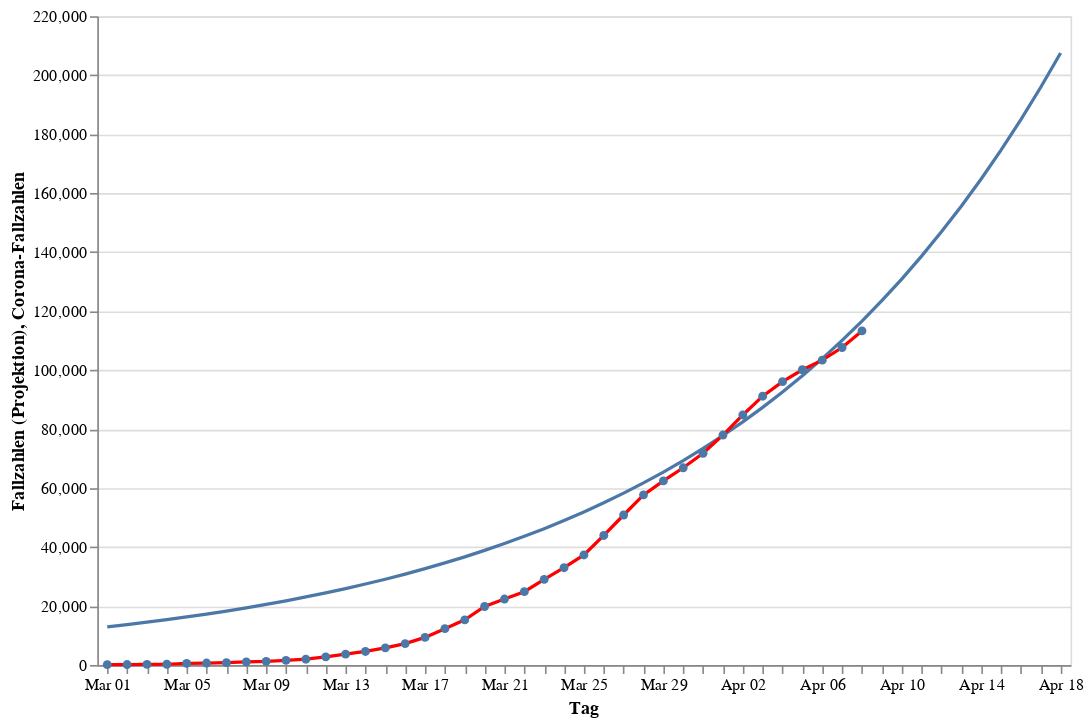

Notebook source saved alongside this figure:
### Code cell
infections_chart = alt.Chart(data).mark_line(point=True, color="red").encode(
    alt.X("monthdate(day):O", title="Tag"),
    alt.Y("cases:Q", title="Corona-Fallzahlen"))
projection_chart = alt.Chart(projection_data).mark_line(point=False).encode(
    alt.X("monthdate(day):O", title="Tag"),
    alt.Y("curve:Q", title="Fallzahlen (Projektion)"))
(projection_chart + infections_chart).properties(width=600, height=400)

### Figure 1 — Vega-Lite specification as saved in the notebook (floating-point values rounded to 4 significant figures)
{"config": {"view": {"continuousWidth": 400, "continuousHeight": 300}}, "layer": [{"data": {"name": "data-4051612a7eb75a5108eac84c91a015b7"}, "mark": {"type": "line", "point": false}, "encoding": {"x": {"type": "ordinal", "field": "day", "timeUnit": "monthdate", "title": "Tag"}, "y": {"type": "quantitative", "field": "curve", "title": "Fallzahlen (Projektion)"}}}, {"data": {"name": "data-0915cfb5418464888c927b0819510619"}, "mark": {"type": "line", "color": "red", "point": true}, "encoding": {"x": {"type": "ordinal", "field": "day", "timeUnit": "monthdate", "title": "Tag"}, "y": {"type": "quantitative", "field": "cases", "title": "Corona-Fallzahlen"}}}], "height": 400, "width": 600, "$schema": "https://vega.github.io/schema/vega-lite/v4.0.2.json", "datasets": {"data-4051612a7eb75a5108eac84c91a015b7": [{"day": "2020-03-01T00:00:00", "curve": 12930.0}, {"day": "2020-03-02T00:00:00", "curve": 13700.0}, {"day": "2020-03-03T00:00:00", "curve": 14520.0}, {"day": "2020-03-04T00:00:00", "curve": 15390.0}, {"day": "2020-03-05T00:00:00", "curve": 16300.0}, {"day": "2020-03-06T00:00:00", "curve": 17280.0}, {"day": "2020-03-07T00:00:00", "curve": 18310.0}, {"day": "2020-03-08T00:00:00", "curve": 19400.0}, {"day": "2020-03-09T00:00:00", "curve": 20560.0}, {"day": "2020-03-10T00:00:00", "curve": 21780.0}, {"day": "2020-03-11T00:00:00", "curve": 23080.0}, {"day": "2020-03-12T00:00:00", "curve": 24460.0}, {"day": "2020-03-13T00:00:00", "curve": 25920.0}, {"day": "2020-03-14T00:00:00", "curve": 27460.0}, {"day": "2020-03-15T00:00:00", "curve": 29100.0}, {"day": "2020-03-16T00:00:00", "curve": 30830.0}, {"day": "2020-03-17T00:00:00", "curve": 32670.0}, {"day": "2020-03-18T00:00:00", "curve": 34620.0}, {"day": "2020-03-19T00:00:00", "curve": 36680.0}, {"day": "2020-03-20T00:00:00", "curve": 38870.0}, {"day": "2020-03-21T00:00:00", "curve": 41190.0}, {"day": "2020-03-22T00:00:00", "curve": 43640.0}, {"day": "2020-03-23T00:00:00", "curve": 46240.0}, {"day": "2020-03-24T00:00:00", "curve": 49000.0}, {"day": "2020-03-25T00:00:00", "curve": 51910.0}, {"day": "2020-03-26T00:00:00", "curve": 55010.0}, {"day": "2020-03-27T00:00:00", "curve": 58280.0}, {"day": "2020-03-28T00:00:00", "curve": 61750.0}, {"day": "2020-03-29T00:00:00", "curve": 65430.0}, {"day": "2020-03-30T00:00:00", "curve": 69330.0}, {"day": "2020-03-31T00:00:00", "curve": 73450.0}, {"day": "2020-04-01T00:00:00", "curve": 77820.0}, {"day": "2020-04-02T00:00:00", "curve": 82460.0}, {"day": "2020-04-03T00:00:00", "curve": 87360.0}, {"day": "2020-04-04T00:00:00", "curve": 92560.0}, {"day": "2020-04-05T00:00:00", "curve": 98060.0}, {"day": "2020-04-06T00:00:00", "curve": 103900.0}, {"day": "2020-04-07T00:00:00", "curve": 110100.0}, {"day": "2020-04-08T00:00:00", "curve": 116600.0}, {"day": "2020-04-09T00:00:00", "curve": 123500.0}, {"day": "2020-04-10T00:00:00", "curve": 130900.0}, {"day": "2020-04-11T00:00:00", "curve": 138600.0}, {"day": "2020-04-12T00:00:00", "curve": 146900.0}, {"day": "2020-04-13T00:00:00", "curve": 155600.0}, {"day": "2020-04-14T00:00:00", "curve": 164800.0}, {"day": "2020-04-15T00:00:00", "curve": 174600.0}, {"day": "2020-04-16T00:00:00", "curve": 184900.0}, {"day": "2020-04-17T00:00:00", "curve": 195900.0}, {"day": "2020-04-18T00:00:00", "curve": 207500.0}], "data-0915cfb5418464888c927b0819510619": [{"day": "2020-03-01T00:00:00", "cases": 130}, {"day": "2020-03-02T00:00:00", "cases": 165}, {"day": "2020-03-03T00:00:00", "cases": 203}, {"day": "2020-03-04T00:00:00", "cases": 262}, {"day": "2020-03-05T00:00:00", "cases": 545}, {"day": "2020-03-06T00:00:00", "cases": 670}, {"day": "2020-03-07T00:00:00", "cases": 800}, {"day": "2020-03-08T00:00:00", "cases": 1040}, {"day": "2020-03-09T00:00:00", "cases": 1224}, {"day": "2020-03-10T00:00:00", "cases": 1565}, {"day": "2020-03-11T00:00:00", "cases": 1966}, {"day": "2020-03-12T00:00:00", "cases": 2745}, {"day": "2020-03-13T00:00:00", "cases": 3675}, {"day": "2020-03-14T00:00:00", "cases": 4599}, {"day": "2020-03-15T00:00:00", "cases": 5813}, {"day": "2020-03-16T00:00:00", "cases": 7272}, {"day": "2020-03-17T00:00:00", "cases": 9367}, {"day": "2020-03-18T00:00:00", "cases": 12327}, {"day": "2020-03-19T00:00:00", "cases": 15320}, {"day": "2020-03-20T00:00:00", "cases": 19848}, {"day": "2020-03-21T00:00:00", "cases": 22364}, {"day": "2020-03-22T00:00:00", "cases": 24873}, {"day": "2020-03-23T00:00:00", "cases": 29056}, {"day": "2020-03-24T00:00:00", "cases": 32991}, {"day": "2020-03-25T00:00:00", "cases": 37323}, {"day": "2020-03-26T00:00:00", "cases": 43938}, {"day": "2020-03-27T00:00:00", "cases": 50871}, {"day": "2020-03-28T00:00:00", "cases": 57695}, {"day": "2020-03-29T00:00:00", "cases": 62435}, {"day": "2020-03-30T00:00:00", "cases": 66885}, {"day": "2020-03-31T00:00:00", "cases": 71808}, {"day": "2020-04-01T00:00:00", "cases": 77981}, {"day": "2020-04-02T00:00:00", "cases": 84794}, {"day": "2020-04-03T00:00:00", "cases": 91159}, {"day": "2020-04-04T00:00:00", "cases": 96092}, {"day": "2020-04-05T00:00:00", "cases": 100123}, {"day": "2020-04-06T00:00:00", "cases": 103375}, {"day": "2020-04-07T00:00:00", "cases": 107663}, {"day": "2020-04-08T00:00:00", "cases": 113296}]}}
